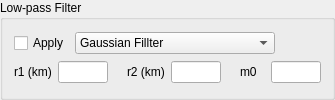
                <widget class="QGroupBox" name="groupBox_5">
                 <property name="title">
                  <string>Low-pass Filter</string>
                 </property>
                 <layout class="QGridLayout" name="gridLayout_5">
                  <item row="0" column="1" colspan="3">
                   <widget class="QComboBox" name="comboBox_14">
                    <property name="maximumSize">
                     <size>
                      <width>200</width>
                      <height>16777215</height>
                     </size>
                    </property>
                    <item>
                     <property name="text">
                      <string>Gaussian Fillter</string>
                     </property>
                    </item>
                    <item>
                     <property name="text">
                      <string>Non-isotropic Gaussian  Fillter: Han 2005</string>
                     </property>
                    </item>
                    <item>
                     <property name="text">
                      <string>Fan Fillter</string>
                     </property>
                    </item>
                    <item>
                     <property name="text">
                      <string>DDK Filter</string>
                     </property>
                    </item>
                   </widget>
                  </item>
                  <item row="0" column="0">
                   <widget class="QCheckBox" name="checkBox_6">
                    <property name="text">
                     <string>Apply</string>
                    </property>
                   </widget>
                  </item>
                  <item row="1" column="3">
                   <layout class="QHBoxLayout" name="horizontalLayout_16">
                    <item>
                     <widget class="QLabel" name="label_19">
                      <property name="layoutDirection">
                       <enum>Qt::LeftToRight</enum>
                      </property>
                      <property name="text">
                       <string>m0</string>
                      </property>
                     </widget>
                    </item>
                    <item>
                     <widget class="QLineEdit" name="lineEdit_14">
                      <property name="maximumSize">
                       <size>
                        <width>50</width>
                        <height>16777215</height>
                       </size>
                      </property>
                     </widget>
                    </item>
                   </layout>
                  </item>
                  <item row="1" column="0" colspan="2">
                   <layout class="QHBoxLayout" name="horizontalLayout_14">
                    <item>
                     <widget class="QLabel" name="label_15">
                      <property name="layoutDirection">
                       <enum>Qt::LeftToRight</enum>
                      </property>
                      <property name="text">
                       <string>r1 (km)</string>
                      </property>
                     </widget>
                    </item>
                    <item>
                     <widget class="QLineEdit" name="lineEdit_12">
                      <property name="maximumSize">
                       <size>
                        <width>50</width>
                        <height>16777215</height>
                       </size>
                      </property>
                     </widget>
                    </item>
                    <item>
                     <widget class="QLabel" name="label_16">
                      <property name="layoutDirection">
                       <enum>Qt::LeftToRight</enum>
                      </property>
                      <property name="text">
                       <string/>
                      </property>
                     </widget>
                    </item>
                   </layout>
                  </item>
                  <item row="1" column="2">
                   <layout class="QHBoxLayout" name="horizontalLayout_15">
                    <item>
                     <widget class="QLabel" name="label_17">
                      <property name="layoutDirection">
                       <enum>Qt::LeftToRight</enum>
                      </property>
                      <property name="text">
                       <string>r2 (km)</string>
                      </property>
                     </widget>
                    </item>
                    <item>
                     <widget class="QLineEdit" name="lineEdit_13">
                      <property name="maximumSize">
                       <size>
                        <width>50</width>
                        <height>16777215</height>
                       </size>
                      </property>
                     </widget>
                    </item>
                    <item>
                     <widget class="QLabel" name="label_18">
                      <property name="layoutDirection">
                       <enum>Qt::LeftToRight</enum>
                      </property>
                      <property name="text">
                       <string/>
                      </property>
                     </widget>
                    </item>
                   </layout>
                  </item>
                 </layout>
                </widget>
